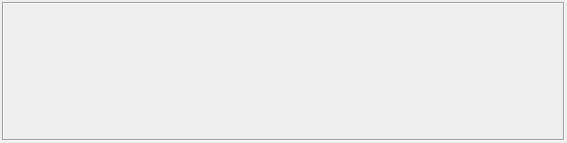
<?xml version="1.0" encoding="UTF-8"?>
<ui version="4.0">
 <class>wmiib2</class>
 <widget class="QWidget" name="wmiib2">
  <property name="geometry">
   <rect>
    <x>0</x>
    <y>0</y>
    <width>567</width>
    <height>143</height>
   </rect>
  </property>
  <property name="windowTitle">
   <string>IconBox (wmiib2)</string>
  </property>
  <layout class="QHBoxLayout" name="horizontalLayout">
   <property name="leftMargin">
    <number>2</number>
   </property>
   <property name="topMargin">
    <number>2</number>
   </property>
   <property name="rightMargin">
    <number>2</number>
   </property>
   <property name="bottomMargin">
    <number>2</number>
   </property>
   <item>
    <widget class="QFrame" name="frame">
     <property name="frameShape">
      <enum>QFrame::Box</enum>
     </property>
     <property name="frameShadow">
      <enum>QFrame::Sunken</enum>
     </property>
    </widget>
   </item>
  </layout>
 </widget>
 <layoutdefault spacing="6" margin="11"/>
 <resources/>
 <connections/>
</ui>
